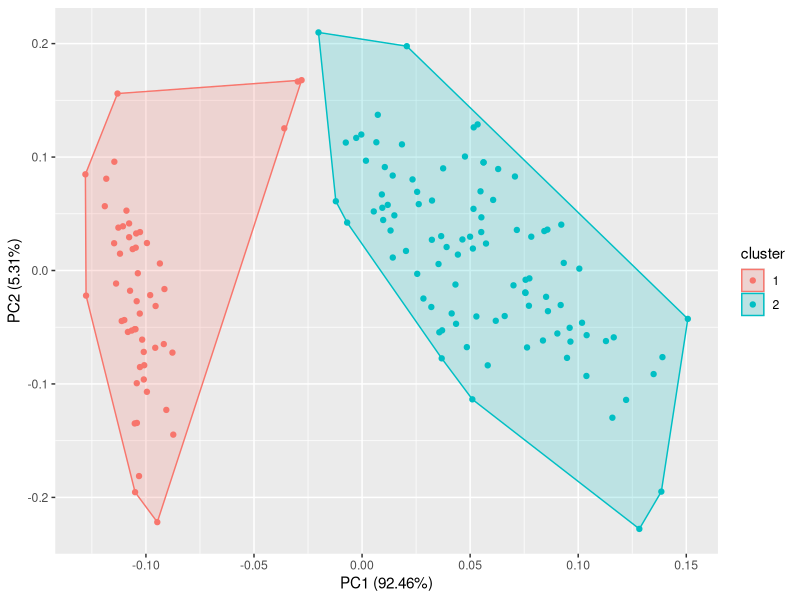

This chart was generated by the following R code: (Note: this script raises an error after producing the figure.)
library(ggfortify)
library(ggplot2)
library(dplyr)
summary(iris)
head(iris)
df=select(iris,c(1:4))

wssplot<-function(df,nc=15,seed=1234)
{
  wss<-(nrow(data)-1)*(sum(apply(df,2,var)))
  for(i in 2:n)
  {
    set.seed(seed)
    wss[i]<-sum(kmeans(df,center=i)$withinss)
    
  }
  plot(1:nc,df,type='b',xlab("No of clust"),
       ylab("WSS"))
  wss
}
kmean<-kmeans(df,2)
kmean$centers
autoplot(kmean,df,frame=TRUE)
kmean<-kmeans(data,3)
kmean$centers

  
